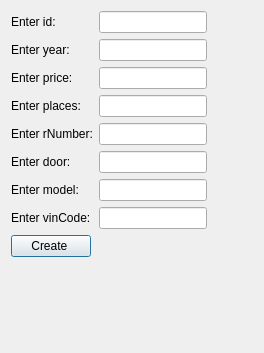
<?xml version="1.0" encoding="UTF-8"?>
<ui version="4.0">
 <class>CreateCar</class>
 <widget class="QDialog" name="CreateCar">
  <property name="geometry">
   <rect>
    <x>0</x>
    <y>0</y>
    <width>264</width>
    <height>353</height>
   </rect>
  </property>
  <property name="windowTitle">
   <string>Dialog</string>
  </property>
  <layout class="QFormLayout" name="formLayout_2">
   <item row="0" column="0">
    <layout class="QGridLayout" name="gridLayout">
     <item row="0" column="0">
      <widget class="QLabel" name="Id_LB">
       <property name="text">
        <string>Enter id:</string>
       </property>
      </widget>
     </item>
     <item row="0" column="1">
      <widget class="QLineEdit" name="Id_LN"/>
     </item>
     <item row="1" column="0">
      <widget class="QLabel" name="Year_LB">
       <property name="text">
        <string>Enter year:</string>
       </property>
      </widget>
     </item>
     <item row="1" column="1">
      <widget class="QLineEdit" name="Year_LN"/>
     </item>
     <item row="2" column="0">
      <widget class="QLabel" name="Price_LB">
       <property name="text">
        <string>Enter price:</string>
       </property>
      </widget>
     </item>
     <item row="2" column="1">
      <widget class="QLineEdit" name="Price_LN"/>
     </item>
     <item row="3" column="0">
      <widget class="QLabel" name="Places_LB">
       <property name="text">
        <string>Enter places:</string>
       </property>
      </widget>
     </item>
     <item row="3" column="1">
      <widget class="QLineEdit" name="Places_LN"/>
     </item>
     <item row="4" column="0">
      <widget class="QLabel" name="rNumber_LB">
       <property name="text">
        <string>Enter rNumber:</string>
       </property>
      </widget>
     </item>
     <item row="4" column="1">
      <widget class="QLineEdit" name="rNumber_LN"/>
     </item>
     <item row="5" column="0">
      <widget class="QLabel" name="Door_LB">
       <property name="text">
        <string>Enter door:</string>
       </property>
      </widget>
     </item>
     <item row="5" column="1">
      <widget class="QLineEdit" name="Door_LN"/>
     </item>
     <item row="6" column="0">
      <widget class="QLabel" name="Model_LB">
       <property name="text">
        <string>Enter model:</string>
       </property>
      </widget>
     </item>
     <item row="6" column="1">
      <widget class="QLineEdit" name="Model_LN"/>
     </item>
     <item row="7" column="0">
      <widget class="QLabel" name="VinCode_LB">
       <property name="text">
        <string>Enter vinCode:</string>
       </property>
      </widget>
     </item>
     <item row="7" column="1">
      <widget class="QLineEdit" name="VinCode_LN"/>
     </item>
    </layout>
   </item>
   <item row="1" column="0">
    <widget class="QPushButton" name="pushButton">
     <property name="text">
      <string>Create </string>
     </property>
    </widget>
   </item>
  </layout>
 </widget>
 <resources/>
 <connections/>
</ui>
